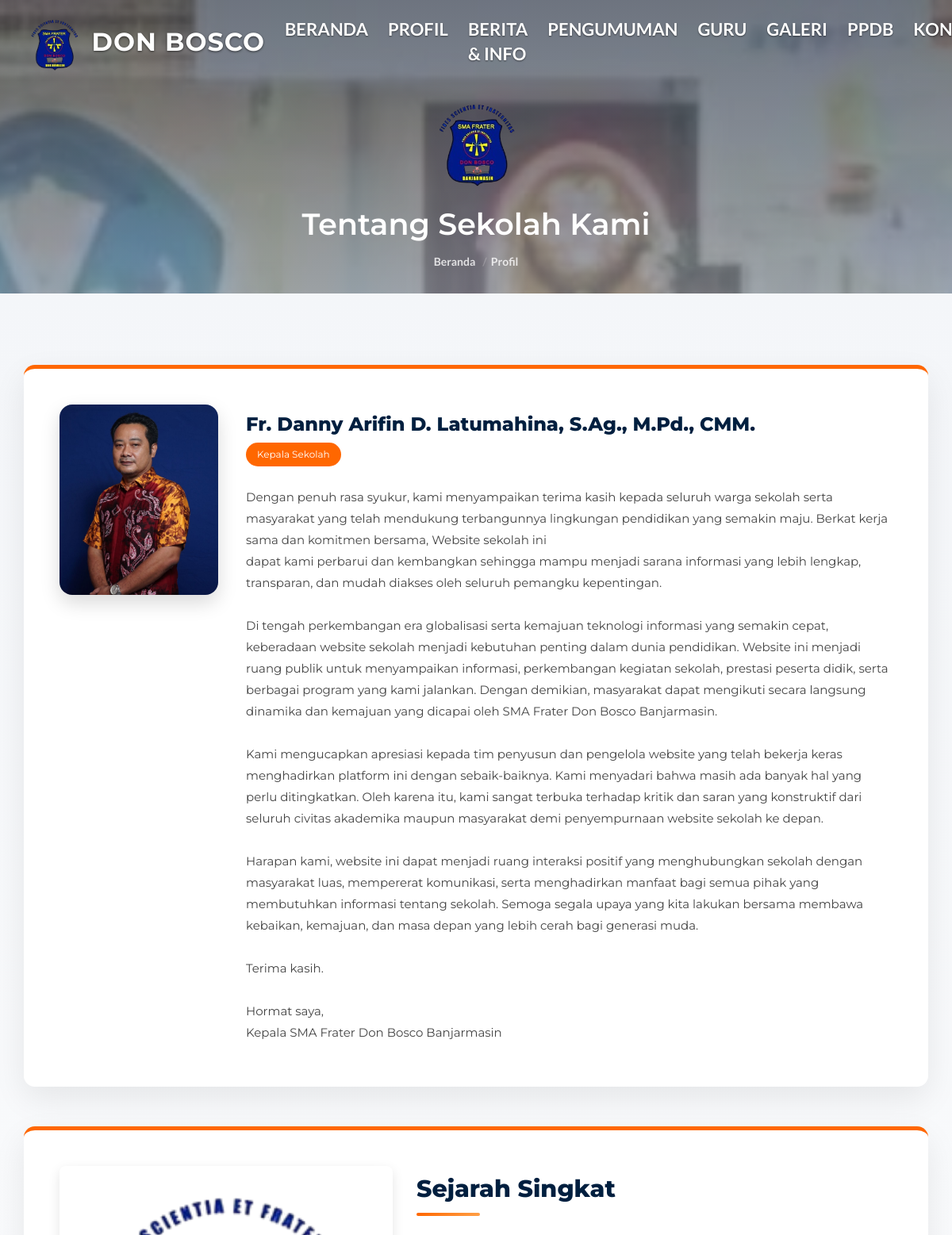
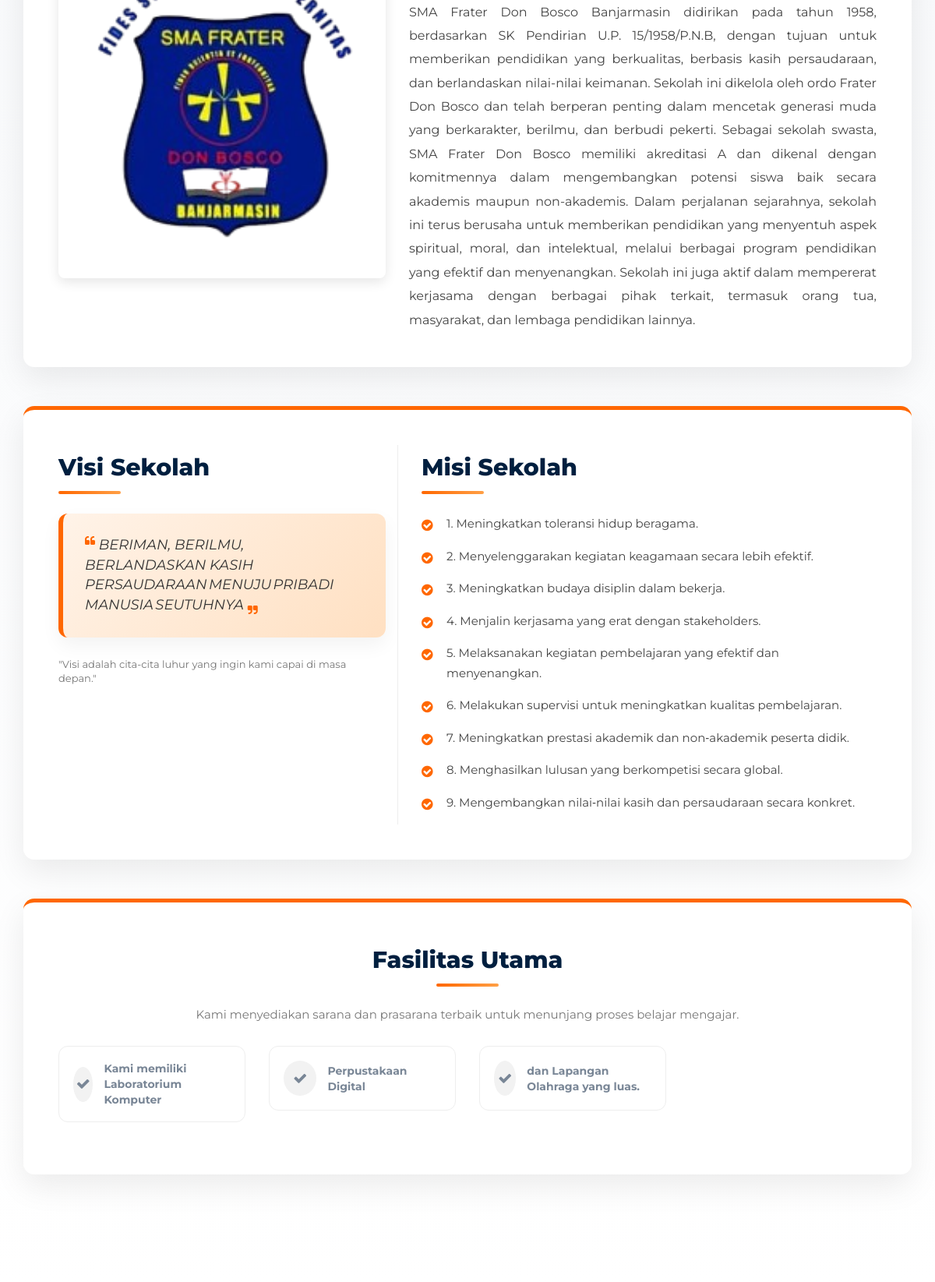
/profil.php (upper part), run on the app's committed database (2 pictures, top to bottom).
### tables this page shows
CREATE TABLE `guru_staf` (
  `id_guru` int NOT NULL,
  `nip` varchar(50) DEFAULT NULL,
  `nama_lengkap` varchar(100) NOT NULL,
  `jabatan` varchar(50) NOT NULL,
  `bidang_studi` varchar(100) NOT NULL,
  `email` varchar(100) DEFAULT NULL,
  `foto` varchar(255) DEFAULT NULL
);

CREATE TABLE `identitas_sekolah` (
  `id_identitas` int NOT NULL,
  `sejarah` text,
  `visi` text,
  `sambutan_kepsek` text,
  `misi` text,
  `fasilitas` text,
  `file_poster` varchar(255) DEFAULT NULL,
  `link_video` varchar(255) DEFAULT NULL
);

### controllers/ProfilController.php (called while the page is built, shortened)
<?php
require_once __DIR__ . '/../models/GuruModel.php';
require_once __DIR__ . '/../models/IdentitasModel.php';
class ProfilController {
    public function index() {
    $guruModel = new GuruModel();
    $kepsek = $guruModel->getKepalaSekolah();
    $identitasModel = new IdentitasModel();
    $profil = $identitasModel->getIdentitas();
    require_once 'views/template/header.php';
    require_once 'views/profil.php';
    require_once 'views/template/footer.php';
}
}
?>

### profil.php (called while the page is built, shortened)
<?php
require_once 'controllers/ProfilController.php';
$controller = new ProfilController();
$controller->index();
?>

### models/GuruModel.php (called while the page is built, shortened)
<?php
require_once 'Database.php';
class GuruModel extends Database {
    public function getKepalaSekolah() {
        $sql = "SELECT * FROM guru_staf
                WHERE jabatan = 'Kepala Sekolah'
                LIMIT 1";
        $query = $this->query($sql);
        return mysqli_fetch_assoc($query);
    }
}
?>

### models/Database.php (called while the page is built, shortened)
<?php
require_once __DIR__ . '/../Koneksi Database/koneksi.php';
class Database {
    protected $koneksi;
    public function __construct() {
        global $koneksi;
        $this->koneksi = $koneksi;
    }
    public function query($sql) {
        return mysqli_query($this->koneksi, $sql);
    }
}
?>

### models/IdentitasModel.php (called while the page is built, shortened)
<?php
require_once 'Database.php';
class IdentitasModel extends Database {
    public function getIdentitas() {
        $sql = "SELECT * FROM identitas_sekolah WHERE id_identitas = 1";
        $query = $this->query($sql);
        return mysqli_fetch_assoc($query);
    }
}
?>

### views/profil.php (the view, shortened to what this page needs)
<div class="hero-area section" style="height: 40vh; min-height: 370px;">
    <div class="container" style="margin-top: 40px;">
        <div class="row">
            <div class="col-md-10 col-md-offset-1 text-center">
                <img src="./img/logo2.png" alt="Logo SMA Frater Don Bosco Bjm" class="logo-header-berita"
                    style="max-height: 130px;">
                <h1 class="white-text">Tentang Sekolah Kami</h1>
                <ul class="hero-area-tree">
                    <li><a href="index.php">Beranda</a></li>
                    <li>Profil</li>
                </ul>
            </div>
        </div>
    </div>
</div>
<div id="about-school">
    <div class="container">
        <div class="row">
            <div class="col-md-12">
                <div class="profile-card">
                    <div class="kepsek-card">
                        <div class="kepsek-photo">
                            <?php
                            $foto_kepsek = !empty($kepsek['foto'])
                                ? "admin/uploads/guru/" . $kepsek['foto']
                                : "img/default-user.png";
                            ?>
                            <img src="<?= $foto_kepsek; ?>" alt="Kepala Sekolah">
                        </div>
                        <div class="kepsek-info">
                            <h3>
                                <?= htmlspecialchars($kepsek['nama_lengkap'] ?? 'Nama Kepala Sekolah'); ?>
                            </h3>
                            <span><?= htmlspecialchars($kepsek['jabatan'] ?? 'Kepala Sekolah'); ?></span>
                            <p>
                                <?= nl2br(htmlspecialchars(
                                    $profil['sambutan_kepsek']
                                    ?? 'Sambutan kepala sekolah belum tersedia.'
                                )); ?>
                            </p>
                        </div>
                    </div>
                </div>
            </div>
        </div>
        <div class="profile-card">
            <div class="row">
                <div class="col-md-5">
                    <div style="border-radius: 8px; overflow: hidden; box-shadow: 0 5px 15px rgba(0,0,0,0.1);">
                        <img src="./img/logo2.png" alt="Gedung Sekolah" style="width: 100%; display: block;">
                    </div>
                </div>
                <div class="col-md-7">
                    <h2 class="profile-section-title">Sejarah Singkat</h2>
                    <div class="history-text">
                        <?php
                        echo nl2br(htmlspecialchars($profil['sejarah'] ?? 'Data sejarah sekolah belum diisi oleh admin.'));
                        ?>
                    </div>
                </div>
            </div>
        </div>
        <div class="row">
            <div class="col-md-12">
                <div class="profile-card">
                    <div class="row">
                        <div class="col-md-5">
                            <h2 class="profile-section-title">Visi Sekolah</h2>
                            <div class="visi-box">
                                <i class="fa fa-quote-left"
                                    style="font-size: 14px; color: #FF6700; vertical-align: top;"></i>
                                <?php echo nl2br(htmlspecialchars($profil['visi'] ?? 'Visi belum diisi.')); ?>
                                <i class="fa fa-quote-right"
                                    style="font-size: 14px; color: #FF6700; vertical-align: bottom;"></i>
                            </div>
                            <p class="text-muted" style="font-size: 13px; margin-bottom: 30px;">"Visi adalah cita-cita
                                luhur yang ingin kami capai di masa depan."</p>
                        </div>
                        <div class="col-md-7" style="border-left: 1px solid #eee; padding-left: 30px;">
                            <h2 class="profile-section-title">Misi Sekolah</h2>
                            <ul class="misi-list">
                                <?php
                                if (!empty($profil['misi'])) {
                                    $misi_array = explode("\n", $profil['misi']);
                                    foreach ($misi_array as $m) {
                                        if (trim($m) != "") {
                                            echo '<li>' . htmlspecialchars(trim($m)) . '</li>';
                                        }
                                    }
                                } else {
                                    echo '<li>Misi belum diisi.</li>';
                                }
                                ?>
                            </ul>
                        </div>
                    </div>
                </div>
            </div>
        </div>
        <div class="row">
            <div class="col-md-12">
                <div class="profile-card">
                    <div class="text-center">
                        <h2 class="profile-section-title">Fasilitas Utama</h2>
                        <p class="text-muted" style="margin-bottom: 30px;">Kami menyediakan sarana dan prasarana terbaik
                            untuk menunjang proses belajar mengajar.</p>
                    </div>
                    <div class="row">
                        <?php
                        if (!empty($profil['fasilitas'])) {
                            if (strpos($profil['fasilitas'], ',') !== false) {
                                $fasilitas_array = explode(",", $profil['fasilitas']);
                            } else {
                                $fasilitas_array = explode("\n", $profil['fasilitas']);
                            }
                            foreach ($fasilitas_array as $f) {
                                if (trim($f) != "") {
                                    ?>
                                    <div class="col-md-3 col-sm-6">
                                        <div class="facility-item">
                                            <div class="facility-icon"><i class="fa fa-check"></i></div>
                                            <div class="facility-name"><?php echo htmlspecialchars(trim($f)); ?></div>
                                        </div>
                                    </div>
                                    <?php
                                }
                            }
                        } else {
                            echo '<div class="col-md-12 text-center text-muted">Data fasilitas belum diisi.</div>';
                        }
                        ?>
                    </div>
                </div>
            </div>
        </div>
    </div>
</div>

### css/style.css (style rules this page uses)
body { font-family: 'Montserrat', sans-serif; font-size: 15px; font-weight: 400; color: #798696; overflow-x:hidden; }
h1,h2,h3,h4,h5,h6 { margin-top: 12px; margin-bottom: 15px; font-weight: 600; color: #374050; }
h1 { font-size:38px; }
h2 { font-size:30px; }
h3 { font-size:24px; }
a { font-family: 'Lato', sans-serif; color: #374050; font-weight: 700; }
ul,ol { margin: 0; padding: 0; list-style: none }
.white-text { color: #FFF; }
.section { position:relative; padding-top:80px; padding-bottom:80px; }
.hero-area { position:relative; padding-top: 80px; padding-bottom: 80px; }
.hero-area-tree li { display:inline-block; font-family: 'Lato', sans-serif; font-weight:600; font-size:14px; color:rgba(255, 255, 255, 0.8); }
.hero-area-tree li > a { color:rgba(255, 255, 255, 0.8); }
.hero-area-tree li + li:before { content: "/"; display: inline-block; margin: 0px 5px; color: rgba(235, 235, 235, 0.25); }

### css/header-custom.css (style rules this page uses)
html { scroll-behavior: smooth !important; }

### views/profil.php (style rules this page uses)
#about-school { background: linear-gradient(180deg, #f4f6f9, #ffffff); padding: 90px 0; }
.profile-section-title { font-size: 30px; font-weight: 800; color: #001f3f; margin-bottom: 25px; position: relative; padding-bottom: 18px; }
.profile-section-title:after { content: ''; position: absolute; left: 0; bottom: 0; width: 80px; height: 4px; background: linear-gradient(90deg, #FF6700, #ff9f45); border-radius: 10px; }
.text-center .profile-section-title:after { left: 50%; transform: translateX(-50%); }
.profile-card { background: #fff; padding: 45px; border-radius: 14px; box-shadow: 0 15px 40px rgba(0, 0, 0, 0.08); margin-bottom: 50px; border-top: 5px solid #FF6700; transition: 0.4s ease; }
.history-text { font-size: 16px; line-height: 1.9; color: #444; text-align: justify; }
.visi-box { background: linear-gradient(135deg, #fff3e8, #ffe0c2); border-left: 6px solid #FF6700; padding: 28px; font-style: italic; font-size: 18px; color: #333; border-radius: 12px; margin-bottom: 25px; box-shadow: 0 10px 25px rgba(0, 0, 0, 0.05); }
.misi-list { list-style: none; padding: 0; }
.misi-list li { position: relative; padding-left: 32px; margin-bottom: 16px; font-size: 15px; color: #444; line-height: 1.7; }
.misi-list li:before { content: '\f058'; font-family: 'FontAwesome'; position: absolute; left: 0; top: 1px; color: #FF6700; font-size: 17px; }
.facility-item { background: #fff; padding: 18px; border-radius: 12px; border: 1px solid #eee; display: flex; align-items: center; margin-bottom: 22px; transition: 0.3s; }
.facility-icon { width: 45px; height: 45px; background: #f2f2f2; border-radius: 50%; display: flex; align-items: center; justify-content: center; margin-right: 14px; font-size: 18px; }
.facility-name { font-weight: 700; font-size: 14px; }
.kepsek-card { display: flex; gap: 35px; }
.kepsek-photo { width: 200px; height: 240px; border-radius: 16px; overflow: hidden; box-shadow: 0 10px 25px rgba(0, 0, 0, 0.15); flex-shrink: 0; }
.kepsek-photo img { width: 100%; height: 100%; object-fit: cover; }
.kepsek-info h3 { font-size: 24px; font-weight: 800; color: #001f3f; margin-bottom: 10px; }
.kepsek-info span { display: inline-block; background: #FF6700; color: #fff; padding: 6px 14px; border-radius: 30px; font-size: 12px; margin-bottom: 15px; }
.kepsek-info p { font-size: 15px; color: #444; line-height: 1.8; margin-top: 10px; }

### data on the page
guru_staf: foto (picture), nama_lengkap "Fr. Danny Arifin D. Latumahina, S.Ag., M.Pd., CMM.", jabatan "Kepala Sekolah"
identitas_sekolah: sambutan_kepsek "Dengan penuh rasa syukur, kami menyampaikan terima kasih kepada seluruh warga sekolah serta masyarakat yang telah mendukung terbangunnya lingkungan pendidikan yang semakin maju. Berkat kerja sama dan komitmen bersama, Website sekolah ini dapat kami perbarui dan kembangkan sehingga mampu menjadi sarana informasi yang lebih lengkap, transparan, dan mudah diakses oleh seluruh pemangku kepentingan. Di tengah perkembangan era globalisasi serta kemajuan teknologi informasi yang semakin cepat, keberadaan website sekolah menjadi kebutuhan penting dalam dunia pendidikan. Website ini menjadi ruang publik untuk menyampaikan informasi, perkembangan kegiatan sekolah, prestasi peserta didik, serta…", sejarah "SMA Frater Don Bosco Banjarmasin didirikan pada tahun 1958, berdasarkan SK Pendirian U.P. 15/1958/P.N.B, dengan tujuan untuk memberikan pendidikan yang berkualitas, berbasis kasih persaudaraan, dan berlandaskan nilai-nilai keimanan. Sekolah ini dikelola oleh ordo Frater Don Bosco dan telah berperan penting dalam mencetak generasi muda yang berkarakter, berilmu, dan berbudi pekerti. Sebagai sekolah swasta, SMA Frater Don Bosco memiliki akreditasi A dan dikenal dengan komitmennya dalam mengembangkan potensi siswa baik secara akademis maupun non-akademis. Dalam perjalanan sejarahnya, sekolah ini terus berusaha untuk memberikan pendidikan yang menyentuh aspek spiritual, moral, dan intelektual,…", visi "BERIMAN, BERILMU, BERLANDASKAN KASIH PERSAUDARAAN MENUJU PRIBADI MANUSIA SEUTUHNYA", misi "1. Meningkatkan toleransi hidup beragama.", misi "2. Menyelenggarakan kegiatan keagamaan secara lebih efektif.", misi "3. Meningkatkan budaya disiplin dalam bekerja.", misi "4. Menjalin kerjasama yang erat dengan stakeholders.", misi "5. Melaksanakan kegiatan pembelajaran yang efektif dan menyenangkan.", misi "6. Melakukan supervisi untuk meningkatkan kualitas pembelajaran.", misi "7. Meningkatkan prestasi akademik dan non‑akademik peserta didik.", misi "8. Menghasilkan lulusan yang berkompetisi secara global.", misi "9. Mengembangkan nilai‑nilai kasih dan persaudaraan secara konkret.", fasilitas "Kami memiliki Laboratorium Komputer", fasilitas "Perpustakaan Digital", fasilitas "dan Lapangan Olahraga yang luas."
